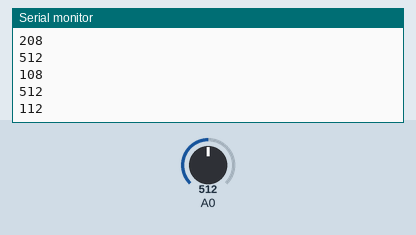
This sketch was run on a simulated Arduino Uno, built with avr-gcc and run on an emulated ATmega328P. On the bench: the last lines printed to the serial monitor. Inputs (shaded band) come from the test bench; at power-on: A0 = 512.

Above: at 1.3 s.
1.4 s: A0 set to 716
At 1.9 s:
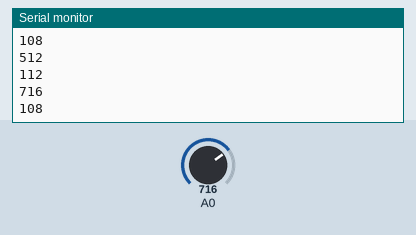
2.9 s: A0 set to 900
At 3.4 s:
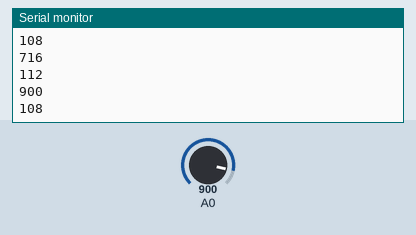
Timing chart, 0 to 5.9 s (numbered marks = the images above; inputs shaded):
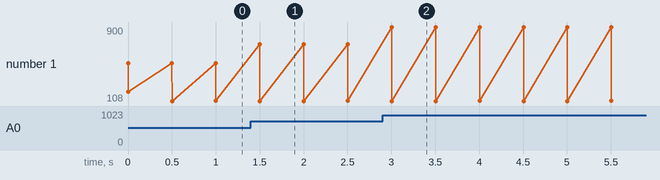

Measured:
- after the input at 1.4 s, the serial monitor: prints a new line after 0.10 s (image 1)
- after the input at 2.9 s, the serial monitor: prints a new line after 0.10 s (image 2)

The sketch:

analog_read_time.ino
```cpp
int value;
int time;
int time2;
int delta;
void setup() {
  // put your setup code here, to run once:
  Serial.begin(115200);
  pinMode(A0, INPUT);
}

void loop() {
  // Time the read of an analog pin and print both the retrieved value and the time taken to the serial port. Test show and average time taken of
  // roughly 116 us
  time = micros();
  value = analogRead(A0);
  time2 = micros();
  delta = time2-time;
  Serial.println(value);
  Serial.println(delta);
  delay(500);
}
```
